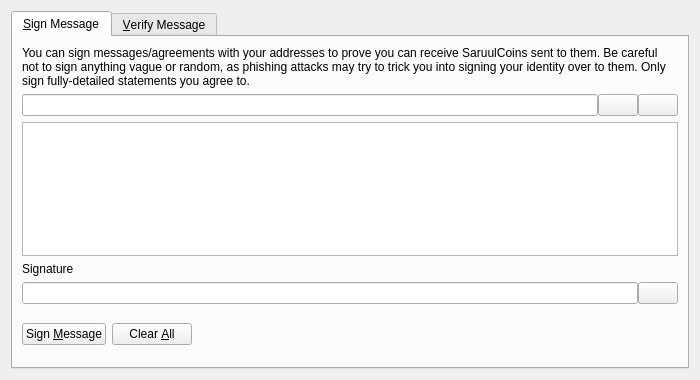
<?xml version="1.0" encoding="UTF-8"?>
<ui version="4.0">
 <class>SignVerifyMessageDialog</class>
 <widget class="QDialog" name="SignVerifyMessageDialog">
  <property name="geometry">
   <rect>
    <x>0</x>
    <y>0</y>
    <width>700</width>
    <height>380</height>
   </rect>
  </property>
  <property name="windowTitle">
   <string>Signatures - Sign / Verify a Message</string>
  </property>
  <property name="modal">
   <bool>true</bool>
  </property>
  <layout class="QVBoxLayout" name="verticalLayout">
   <item>
    <widget class="QTabWidget" name="tabWidget">
     <property name="currentIndex">
      <number>0</number>
     </property>
     <widget class="QWidget" name="tabSignMessage">
      <attribute name="title">
       <string>&amp;Sign Message</string>
      </attribute>
      <layout class="QVBoxLayout" name="verticalLayout_SM">
       <item>
        <widget class="QLabel" name="infoLabel_SM">
         <property name="text">
          <string>You can sign messages/agreements with your addresses to prove you can receive SaruulCoins sent to them. Be careful not to sign anything vague or random, as phishing attacks may try to trick you into signing your identity over to them. Only sign fully-detailed statements you agree to.</string>
         </property>
         <property name="textFormat">
          <enum>Qt::PlainText</enum>
         </property>
         <property name="wordWrap">
          <bool>true</bool>
         </property>
        </widget>
       </item>
       <item>
        <layout class="QHBoxLayout" name="horizontalLayout_1_SM">
         <property name="spacing">
          <number>0</number>
         </property>
         <item>
          <widget class="QValidatedLineEdit" name="addressIn_SM">
           <property name="toolTip">
            <string>The SaruulCoin address to sign the message with</string>
           </property>
          </widget>
         </item>
         <item>
          <widget class="QPushButton" name="addressBookButton_SM">
           <property name="toolTip">
            <string>Choose previously used address</string>
           </property>
           <property name="text">
            <string/>
           </property>
           <property name="icon">
            <iconset resource="../SaruulCoin.qrc">
             <normaloff>:/icons/address-book</normaloff>:/icons/address-book</iconset>
           </property>
           <property name="shortcut">
            <string>Alt+A</string>
           </property>
           <property name="autoDefault">
            <bool>false</bool>
           </property>
          </widget>
         </item>
         <item>
          <widget class="QPushButton" name="pasteButton_SM">
           <property name="toolTip">
            <string>Paste address from clipboard</string>
           </property>
           <property name="text">
            <string/>
           </property>
           <property name="icon">
            <iconset resource="../SaruulCoin.qrc">
             <normaloff>:/icons/editpaste</normaloff>:/icons/editpaste</iconset>
           </property>
           <property name="shortcut">
            <string>Alt+P</string>
           </property>
           <property name="autoDefault">
            <bool>false</bool>
           </property>
          </widget>
         </item>
        </layout>
       </item>
       <item>
        <widget class="QPlainTextEdit" name="messageIn_SM">
         <property name="toolTip">
          <string>Enter the message you want to sign here</string>
         </property>
        </widget>
       </item>
       <item>
        <widget class="QLabel" name="signatureLabel_SM">
         <property name="text">
          <string>Signature</string>
         </property>
         <property name="textFormat">
          <enum>Qt::PlainText</enum>
         </property>
        </widget>
       </item>
       <item>
        <layout class="QHBoxLayout" name="horizontalLayout_2_SM">
         <property name="spacing">
          <number>0</number>
         </property>
         <item>
          <widget class="QLineEdit" name="signatureOut_SM">
           <property name="font">
            <font>
             <italic>true</italic>
            </font>
           </property>
           <property name="readOnly">
            <bool>true</bool>
           </property>
          </widget>
         </item>
         <item>
          <widget class="QPushButton" name="copySignatureButton_SM">
           <property name="toolTip">
            <string>Copy the current signature to the system clipboard</string>
           </property>
           <property name="text">
            <string/>
           </property>
           <property name="icon">
            <iconset resource="../SaruulCoin.qrc">
             <normaloff>:/icons/editcopy</normaloff>:/icons/editcopy</iconset>
           </property>
           <property name="autoDefault">
            <bool>false</bool>
           </property>
          </widget>
         </item>
        </layout>
       </item>
       <item>
        <layout class="QHBoxLayout" name="horizontalLayout_3_SM">
         <item>
          <widget class="QPushButton" name="signMessageButton_SM">
           <property name="toolTip">
            <string>Sign the message to prove you own this SaruulCoin address</string>
           </property>
           <property name="text">
            <string>Sign &amp;Message</string>
           </property>
           <property name="icon">
            <iconset resource="../SaruulCoin.qrc">
             <normaloff>:/icons/edit</normaloff>:/icons/edit</iconset>
           </property>
           <property name="autoDefault">
            <bool>false</bool>
           </property>
          </widget>
         </item>
         <item>
          <widget class="QPushButton" name="clearButton_SM">
           <property name="toolTip">
            <string>Reset all sign message fields</string>
           </property>
           <property name="text">
            <string>Clear &amp;All</string>
           </property>
           <property name="icon">
            <iconset resource="../SaruulCoin.qrc">
             <normaloff>:/icons/remove</normaloff>:/icons/remove</iconset>
           </property>
           <property name="autoDefault">
            <bool>false</bool>
           </property>
          </widget>
         </item>
         <item>
          <spacer name="horizontalSpacer_1_SM">
           <property name="orientation">
            <enum>Qt::Horizontal</enum>
           </property>
           <property name="sizeHint" stdset="0">
            <size>
             <width>40</width>
             <height>48</height>
            </size>
           </property>
          </spacer>
         </item>
         <item>
          <widget class="QLabel" name="statusLabel_SM">
           <property name="font">
            <font>
             <weight>75</weight>
             <bold>true</bold>
            </font>
           </property>
           <property name="text">
            <string/>
           </property>
           <property name="wordWrap">
            <bool>true</bool>
           </property>
          </widget>
         </item>
         <item>
          <spacer name="horizontalSpacer_2_SM">
           <property name="orientation">
            <enum>Qt::Horizontal</enum>
           </property>
           <property name="sizeHint" stdset="0">
            <size>
             <width>40</width>
             <height>48</height>
            </size>
           </property>
          </spacer>
         </item>
        </layout>
       </item>
      </layout>
     </widget>
     <widget class="QWidget" name="tabVerifyMessage">
      <attribute name="title">
       <string>&amp;Verify Message</string>
      </attribute>
      <layout class="QVBoxLayout" name="verticalLayout_VM">
       <item>
        <widget class="QLabel" name="infoLabel_VM">
         <property name="text">
          <string>Enter the receiver's address, message (ensure you copy line breaks, spaces, tabs, etc. exactly) and signature below to verify the message. Be careful not to read more into the signature than what is in the signed message itself, to avoid being tricked by a man-in-the-middle attack. Note that this only proves the signing party receives with the address, it cannot prove sendership of any transaction!</string>
         </property>
         <property name="textFormat">
          <enum>Qt::PlainText</enum>
         </property>
         <property name="alignment">
          <set>Qt::AlignLeading|Qt::AlignLeft|Qt::AlignTop</set>
         </property>
         <property name="wordWrap">
          <bool>true</bool>
         </property>
        </widget>
       </item>
       <item>
        <layout class="QHBoxLayout" name="horizontalLayout_1_VM">
         <property name="spacing">
          <number>0</number>
         </property>
         <item>
          <widget class="QValidatedLineEdit" name="addressIn_VM">
           <property name="toolTip">
            <string>The SaruulCoin address the message was signed with</string>
           </property>
          </widget>
         </item>
         <item>
          <widget class="QPushButton" name="addressBookButton_VM">
           <property name="toolTip">
            <string>Choose previously used address</string>
           </property>
           <property name="text">
            <string/>
           </property>
           <property name="icon">
            <iconset resource="../SaruulCoin.qrc">
             <normaloff>:/icons/address-book</normaloff>:/icons/address-book</iconset>
           </property>
           <property name="shortcut">
            <string>Alt+A</string>
           </property>
           <property name="autoDefault">
            <bool>false</bool>
           </property>
          </widget>
         </item>
        </layout>
       </item>
       <item>
        <widget class="QPlainTextEdit" name="messageIn_VM"/>
       </item>
       <item>
        <widget class="QValidatedLineEdit" name="signatureIn_VM"/>
       </item>
       <item>
        <layout class="QHBoxLayout" name="horizontalLayout_2_VM">
         <item>
          <widget class="QPushButton" name="verifyMessageButton_VM">
           <property name="toolTip">
            <string>Verify the message to ensure it was signed with the specified SaruulCoin address</string>
           </property>
           <property name="text">
            <string>Verify &amp;Message</string>
           </property>
           <property name="icon">
            <iconset resource="../SaruulCoin.qrc">
             <normaloff>:/icons/transaction_0</normaloff>:/icons/transaction_0</iconset>
           </property>
           <property name="autoDefault">
            <bool>false</bool>
           </property>
          </widget>
         </item>
         <item>
          <widget class="QPushButton" name="clearButton_VM">
           <property name="toolTip">
            <string>Reset all verify message fields</string>
           </property>
           <property name="text">
            <string>Clear &amp;All</string>
           </property>
           <property name="icon">
            <iconset resource="../SaruulCoin.qrc">
             <normaloff>:/icons/remove</normaloff>:/icons/remove</iconset>
           </property>
           <property name="autoDefault">
            <bool>false</bool>
           </property>
          </widget>
         </item>
         <item>
          <spacer name="horizontalSpacer_1_VM">
           <property name="orientation">
            <enum>Qt::Horizontal</enum>
           </property>
           <property name="sizeHint" stdset="0">
            <size>
             <width>40</width>
             <height>48</height>
            </size>
           </property>
          </spacer>
         </item>
         <item>
          <widget class="QLabel" name="statusLabel_VM">
           <property name="font">
            <font>
             <weight>75</weight>
             <bold>true</bold>
            </font>
           </property>
           <property name="text">
            <string/>
           </property>
           <property name="wordWrap">
            <bool>true</bool>
           </property>
          </widget>
         </item>
         <item>
          <spacer name="horizontalSpacer_2_VM">
           <property name="orientation">
            <enum>Qt::Horizontal</enum>
           </property>
           <property name="sizeHint" stdset="0">
            <size>
             <width>40</width>
             <height>48</height>
            </size>
           </property>
          </spacer>
         </item>
        </layout>
       </item>
      </layout>
     </widget>
    </widget>
   </item>
  </layout>
 </widget>
 <customwidgets>
  <customwidget>
   <class>QValidatedLineEdit</class>
   <extends>QLineEdit</extends>
   <header>qvalidatedlineedit.h</header>
  </customwidget>
 </customwidgets>
 <resources>
  <include location="../SaruulCoin.qrc"/>
 </resources>
 <connections/>
</ui>
